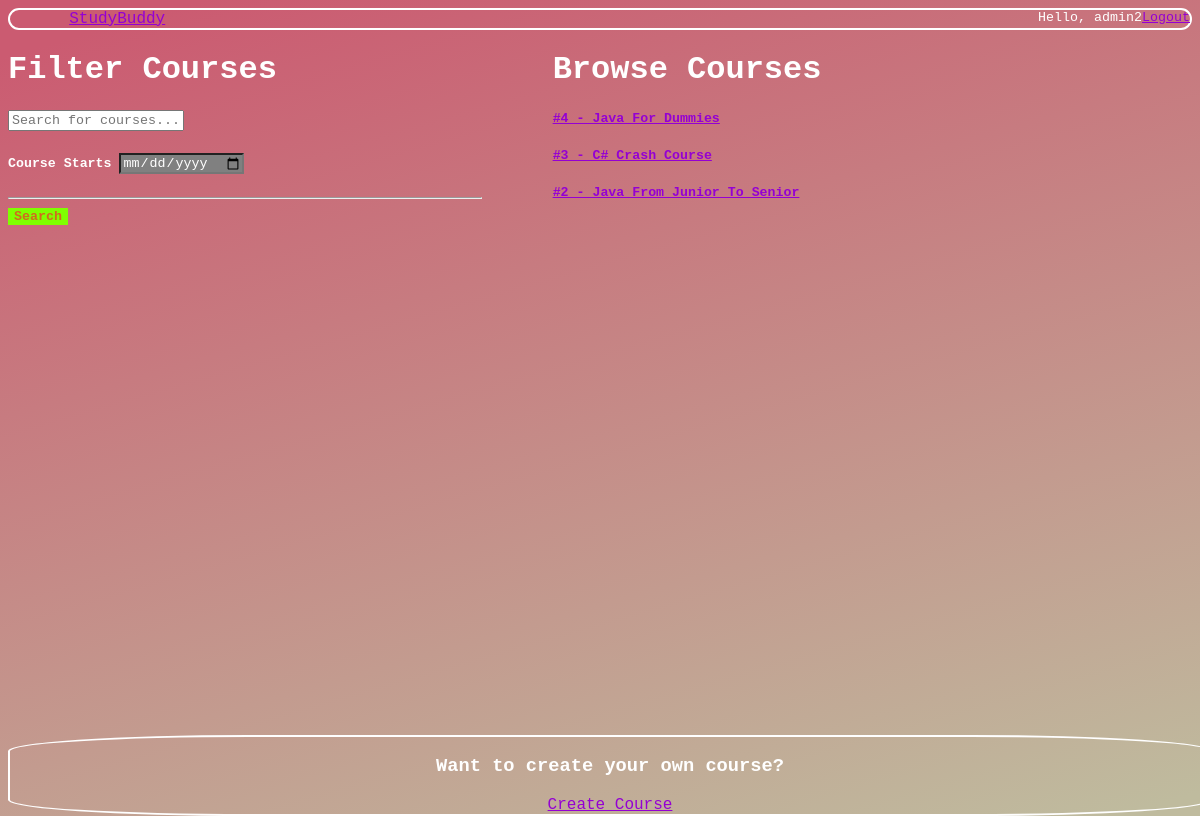
The app's page / (signed in) with its own data.
### base/models.py (models this page shows)
class Course(models.Model):
    title = models.CharField(max_length=150)
    host = models.ForeignKey(User, on_delete=models.CASCADE)
    description = models.TextField(null=True, verbose_name='Course Descrtiption')
    start_date = models.DateTimeField(verbose_name='Course starts')
    end_date = models.DateTimeField(verbose_name='Course ends')
    def __str__(self):
        return f'#{self.id} - {self.title}'
    class Meta:
        ordering = ['-start_date', '-end_date']

### base/views.py (the view)
# urls.py: path('', base_views.HomeView.as_view(), name='home'),
class HomeView(ListView):
    template_name = 'base/home.html'
    model = Course
    context_object_name = 'courses'
    def get_queryset(self):
        course_title_q = self.request.GET.get('course_title_q') if self.request.GET.get('course_title_q') else ''
        course_starts_q = self.request.GET.get('course_starts_q') if self.request.GET.get('course_starts_q') else DEFAULT_DATE
        return self.model.objects.filter(
            Q(title__icontains=course_title_q) &
            Q(start_date__gte=course_starts_q)
        )

### base/templates/base/home.html (shortened to what this page needs)
{% extends 'main.html' %}
{% block content %}
<div class="courses-wrapper">
    <div class="searchbar">
        <h1>Filter Courses</h1>
        <form class="search-input" action="{% url 'home' %}">
            <label for="course_q">
                <input id="search-input" name="course_title_q" placeholder="Search for courses...">
                <h5>
                    Course Starts
                    <input id="date" name="course_starts_q" type="date" placeholder="Course starts">
                </h5>
                <hr>
                <input type="Submit" value="Search" class="search-button">
            </label>
        </form>
    </div>
    <div class="courses">
        <h1>Browse Courses</h1>
        {% for course in courses %}
            <h5><a href="{% url 'course' course.id%}">{{course}}</a></h5>
        {% endfor %}
    </div>
</div>
<div class="course-footer">
    <div class="create-course">
        <h3>Want to create your own course?</h3>
        <a href="{% url 'create-course' %}">Create Course</a>
    </div>
</div>
{% endblock content %}

### templates/navbar.html (shortened to what this page needs)
<div class="navbar">
    <a href="{% url 'home' %}">StudyBuddy</a>
    <div class="navbar-user">
        {% if request.user.is_authenticated%}
        <small>Hello, {{request.user.username}}</small>
        <small><a href="{% url 'logout' %}">Logout</a></small>
        {% else %}
        <small><a href="{%url 'login'%}">Login</a></small>
        {% endif %}
    </div>
</div>

### templates/main.html (style rules this page uses)
* { font-family: 'Courier New'; color: white; }
body { height: 100vh; background: rgb(203,91,113); background: linear-gradient(164deg, rgba(203,91,113,1) 5%, rgba(191,187,158,1) 98%); }
a { color: darkviolet; }
input { color: black; }

### templates/navbar.html (style rules this page uses)
.navbar { border: 2px solid; border-radius: 20px; display: flex; justify-content: space-between; padding-left: 5%; }
.navbar-user { display: flex; justify-content: space-around; }

### base/templates/base/home.html (style rules this page uses)
.courses-wrapper { display: grid; grid-template-columns: 2fr 3fr; }
.search-button { border: 10px; font-weight: bold; color: chocolate; background-color: chartreuse; }
.courses { padding-left: 10%; }
#date { background-color: grey; color: white; }
.create-course { border: 2px solid; border-radius: 20%; position: absolute; bottom: 0px; width: 100%; text-align: center; }

### records on screen
Course: id+title "#4 - Java For Dummies"
Course: id+title "#3 - C# Сrash Course"
Course: id+title "#2 - Java From Junior To Senior"

### other values on screen
{{ request.user.username }} "admin2"
